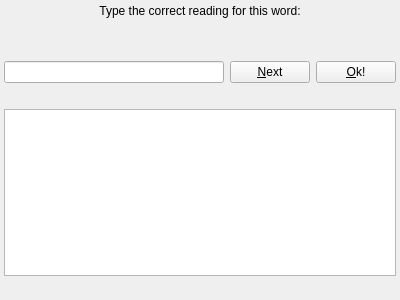
<?xml version="1.0" encoding="UTF-8"?>
<ui version="4.0">
 <class>ReadingTrainer</class>
 <widget class="QWidget" name="ReadingTrainer">
  <property name="geometry">
   <rect>
    <x>0</x>
    <y>0</y>
    <width>400</width>
    <height>300</height>
   </rect>
  </property>
  <property name="windowTitle">
   <string>Reading practice</string>
  </property>
  <layout class="QVBoxLayout" name="verticalLayout">
   <property name="margin">
    <number>4</number>
   </property>
   <item>
    <widget class="QLabel" name="label">
     <property name="text">
      <string>Type the correct reading for this word:</string>
     </property>
     <property name="alignment">
      <set>Qt::AlignCenter</set>
     </property>
    </widget>
   </item>
   <item>
    <widget class="QLabel" name="writingLabel">
     <property name="font">
      <font>
       <pointsize>20</pointsize>
      </font>
     </property>
     <property name="text">
      <string/>
     </property>
     <property name="alignment">
      <set>Qt::AlignCenter</set>
     </property>
    </widget>
   </item>
   <item>
    <layout class="QHBoxLayout" name="horizontalLayout">
     <item>
      <widget class="QLineEdit" name="userInput"/>
     </item>
     <item>
      <widget class="QPushButton" name="nextButton">
       <property name="text">
        <string>&amp;Next</string>
       </property>
       <property name="autoDefault">
        <bool>true</bool>
       </property>
      </widget>
     </item>
     <item>
      <widget class="QPushButton" name="okButton">
       <property name="text">
        <string>&amp;Ok!</string>
       </property>
      </widget>
     </item>
    </layout>
   </item>
   <item>
    <widget class="QLabel" name="resultLabel">
     <property name="text">
      <string/>
     </property>
     <property name="alignment">
      <set>Qt::AlignCenter</set>
     </property>
    </widget>
   </item>
   <item>
    <widget class="ToolBarDetailedView" name="detailedView"/>
   </item>
   <item>
    <widget class="QLabel" name="statusLabel">
     <property name="text">
      <string/>
     </property>
    </widget>
   </item>
  </layout>
 </widget>
 <customwidgets>
  <customwidget>
   <class>ToolBarDetailedView</class>
   <extends>QTextBrowser</extends>
   <header>gui/ToolBarDetailedView.h</header>
  </customwidget>
 </customwidgets>
 <tabstops>
  <tabstop>userInput</tabstop>
  <tabstop>nextButton</tabstop>
  <tabstop>okButton</tabstop>
  <tabstop>detailedView</tabstop>
 </tabstops>
 <resources/>
 <connections>
  <connection>
   <sender>userInput</sender>
   <signal>returnPressed()</signal>
   <receiver>okButton</receiver>
   <slot>click()</slot>
   <hints>
    <hint type="sourcelabel">
     <x>299</x>
     <y>264</y>
    </hint>
    <hint type="destinationlabel">
     <x>359</x>
     <y>264</y>
    </hint>
   </hints>
  </connection>
 </connections>
</ui>
